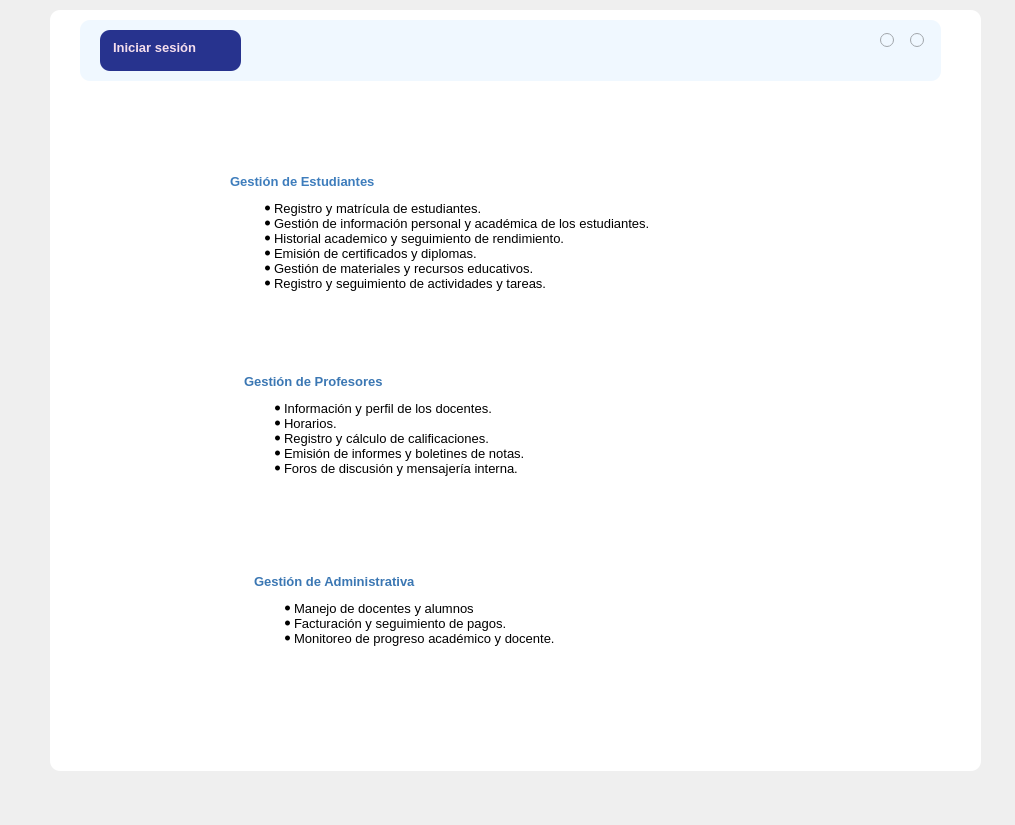
<?xml version="1.0" encoding="UTF-8"?>
<ui version="4.0">
 <class>MainWindow</class>
 <widget class="QMainWindow" name="MainWindow">
  <property name="geometry">
   <rect>
    <x>0</x>
    <y>0</y>
    <width>1015</width>
    <height>825</height>
   </rect>
  </property>
  <property name="windowTitle">
   <string>Servicios</string>
  </property>
  <widget class="QWidget" name="centralwidget">
   <widget class="QFrame" name="frame">
    <property name="geometry">
     <rect>
      <x>50</x>
      <y>10</y>
      <width>931</width>
      <height>761</height>
     </rect>
    </property>
    <property name="styleSheet">
     <string notr="true">background-color: white;
border-radius: 10px;
</string>
    </property>
    <property name="frameShape">
     <enum>QFrame::StyledPanel</enum>
    </property>
    <property name="frameShadow">
     <enum>QFrame::Raised</enum>
    </property>
    <widget class="QFrame" name="frame_2">
     <property name="geometry">
      <rect>
       <x>30</x>
       <y>10</y>
       <width>861</width>
       <height>61</height>
      </rect>
     </property>
     <property name="styleSheet">
      <string notr="true">background-color: #F0F8FF;
border-radius: 10px;

</string>
     </property>
     <property name="frameShape">
      <enum>QFrame::StyledPanel</enum>
     </property>
     <property name="frameShadow">
      <enum>QFrame::Raised</enum>
     </property>
     <widget class="QCommandLinkButton" name="buttonBack">
      <property name="geometry">
       <rect>
        <x>20</x>
        <y>10</y>
        <width>141</width>
        <height>41</height>
       </rect>
      </property>
      <property name="font">
       <font>
        <family>Segoe UI</family>
        <pointsize>10</pointsize>
       </font>
      </property>
      <property name="cursor">
       <cursorShape>PointingHandCursor</cursorShape>
      </property>
      <property name="toolTip">
       <string>Regresar al login</string>
      </property>
      <property name="styleSheet">
       <string notr="true">QPushButton {
                background-color: #27338e;
                border-radius: 10px;
                color: #f5deed;
                padding-left: 20px;
            }
            QPushButton:hover {
                background-color: #3949ab; /* Cambia el color al pasar el mouse */
            }</string>
      </property>
      <property name="text">
       <string>Iniciar sesión</string>
      </property>
      <property name="iconSize">
       <size>
        <width>0</width>
        <height>0</height>
       </size>
      </property>
     </widget>
     <widget class="QRadioButton" name="buttonExit">
      <property name="geometry">
       <rect>
        <x>830</x>
        <y>10</y>
        <width>16</width>
        <height>21</height>
       </rect>
      </property>
      <property name="cursor">
       <cursorShape>PointingHandCursor</cursorShape>
      </property>
      <property name="toolTip">
       <string>Salir</string>
      </property>
      <property name="text">
       <string/>
      </property>
      <property name="checked">
       <bool>false</bool>
      </property>
     </widget>
     <widget class="QRadioButton" name="buttonMinimize">
      <property name="geometry">
       <rect>
        <x>800</x>
        <y>10</y>
        <width>16</width>
        <height>21</height>
       </rect>
      </property>
      <property name="cursor">
       <cursorShape>PointingHandCursor</cursorShape>
      </property>
      <property name="focusPolicy">
       <enum>Qt::NoFocus</enum>
      </property>
      <property name="toolTip">
       <string>Minimizar</string>
      </property>
      <property name="text">
       <string/>
      </property>
      <property name="checkable">
       <bool>true</bool>
      </property>
      <property name="checked">
       <bool>false</bool>
      </property>
      <property name="autoExclusive">
       <bool>false</bool>
      </property>
     </widget>
    </widget>
    <widget class="QLabel" name="label">
     <property name="geometry">
      <rect>
       <x>630</x>
       <y>80</y>
       <width>241</width>
       <height>111</height>
      </rect>
     </property>
     <property name="text">
      <string/>
     </property>
     <property name="pixmap">
      <pixmap>D:/Users/MAL19/Downloads/sca in.jpg</pixmap>
     </property>
     <property name="scaledContents">
      <bool>true</bool>
     </property>
    </widget>
    <widget class="QLabel" name="label_2">
     <property name="geometry">
      <rect>
       <x>60</x>
       <y>570</y>
       <width>101</width>
       <height>81</height>
      </rect>
     </property>
     <property name="text">
      <string/>
     </property>
     <property name="pixmap">
      <pixmap>D:/Users/MAL19/Downloads/administrador.png</pixmap>
     </property>
     <property name="scaledContents">
      <bool>true</bool>
     </property>
    </widget>
    <widget class="QLabel" name="label_3">
     <property name="geometry">
      <rect>
       <x>50</x>
       <y>370</y>
       <width>101</width>
       <height>81</height>
      </rect>
     </property>
     <property name="text">
      <string/>
     </property>
     <property name="pixmap">
      <pixmap>D:/Users/MAL19/Downloads/tutor.png</pixmap>
     </property>
     <property name="scaledContents">
      <bool>true</bool>
     </property>
    </widget>
    <widget class="QLabel" name="label_4">
     <property name="geometry">
      <rect>
       <x>40</x>
       <y>170</y>
       <width>101</width>
       <height>81</height>
      </rect>
     </property>
     <property name="text">
      <string/>
     </property>
     <property name="pixmap">
      <pixmap>D:/Users/MAL19/Downloads/alumno.png</pixmap>
     </property>
     <property name="scaledContents">
      <bool>true</bool>
     </property>
    </widget>
    <widget class="QTextBrowser" name="textBrowser">
     <property name="geometry">
      <rect>
       <x>140</x>
       <y>160</y>
       <width>621</width>
       <height>201</height>
      </rect>
     </property>
     <property name="html">
      <string>&lt;!DOCTYPE HTML PUBLIC &quot;-//W3C//DTD HTML 4.0//EN&quot; &quot;http://www.w3.org/TR/REC-html40/strict.dtd&quot;&gt;
&lt;html&gt;&lt;head&gt;&lt;meta name=&quot;qrichtext&quot; content=&quot;1&quot; /&gt;&lt;style type=&quot;text/css&quot;&gt;
p, li { white-space: pre-wrap; }
&lt;/style&gt;&lt;/head&gt;&lt;body style=&quot; font-family:'MS Shell Dlg 2'; font-size:7.8pt; font-weight:400; font-style:normal;&quot;&gt;
&lt;p align=&quot;justify&quot; style=&quot; margin-top:12px; margin-bottom:12px; margin-left:0px; margin-right:0px; -qt-block-indent:0; text-indent:0px;&quot;&gt;&lt;span style=&quot; font-size:10pt; font-weight:600; color:#3e7dbc;&quot;&gt;          Gestión de Estudiantes&lt;/span&gt;&lt;/p&gt;
&lt;ul style=&quot;margin-top: 0px; margin-bottom: 0px; margin-left: 0px; margin-right: 0px; -qt-list-indent: 2;&quot;&gt;&lt;li style=&quot; font-size:10pt;&quot; align=&quot;justify&quot; style=&quot; margin-top:0px; margin-bottom:0px; margin-left:0px; margin-right:0px; -qt-block-indent:0; text-indent:0px;&quot;&gt;Registro y matrícula de estudiantes.&lt;/li&gt;
&lt;li style=&quot; font-size:10pt;&quot; align=&quot;justify&quot; style=&quot; margin-top:0px; margin-bottom:0px; margin-left:0px; margin-right:0px; -qt-block-indent:0; text-indent:0px;&quot;&gt;Gestión de información personal y académica de los estudiantes.&lt;/li&gt;
&lt;li style=&quot; font-size:10pt;&quot; align=&quot;justify&quot; style=&quot; margin-top:0px; margin-bottom:0px; margin-left:0px; margin-right:0px; -qt-block-indent:0; text-indent:0px;&quot;&gt;Historial academico y seguimiento de rendimiento.&lt;/li&gt;
&lt;li style=&quot; font-size:10pt;&quot; align=&quot;justify&quot; style=&quot; margin-top:0px; margin-bottom:0px; margin-left:0px; margin-right:0px; -qt-block-indent:0; text-indent:0px;&quot;&gt;Emisión de certificados y diplomas.&lt;/li&gt;
&lt;li style=&quot; font-size:10pt;&quot; align=&quot;justify&quot; style=&quot; margin-top:0px; margin-bottom:0px; margin-left:0px; margin-right:0px; -qt-block-indent:0; text-indent:0px;&quot;&gt;Gestión de materiales y recursos educativos.&lt;/li&gt;
&lt;li style=&quot; font-size:10pt;&quot; align=&quot;justify&quot; style=&quot; margin-top:0px; margin-bottom:0px; margin-left:0px; margin-right:0px; -qt-block-indent:0; text-indent:0px;&quot;&gt;Registro y seguimiento de actividades y tareas.&lt;/li&gt;&lt;/ul&gt;
&lt;p align=&quot;justify&quot; style=&quot; margin-top:0px; margin-bottom:12px; margin-left:0px; margin-right:0px; -qt-block-indent:0; text-indent:0px;&quot;&gt;&lt;span style=&quot; font-size:10pt;&quot;&gt;	&lt;/span&gt;&lt;/p&gt;&lt;/body&gt;&lt;/html&gt;</string>
     </property>
    </widget>
    <widget class="QTextBrowser" name="textBrowser_2">
     <property name="geometry">
      <rect>
       <x>150</x>
       <y>360</y>
       <width>431</width>
       <height>171</height>
      </rect>
     </property>
     <property name="html">
      <string>&lt;!DOCTYPE HTML PUBLIC &quot;-//W3C//DTD HTML 4.0//EN&quot; &quot;http://www.w3.org/TR/REC-html40/strict.dtd&quot;&gt;
&lt;html&gt;&lt;head&gt;&lt;meta name=&quot;qrichtext&quot; content=&quot;1&quot; /&gt;&lt;style type=&quot;text/css&quot;&gt;
p, li { white-space: pre-wrap; }
&lt;/style&gt;&lt;/head&gt;&lt;body style=&quot; font-family:'MS Shell Dlg 2'; font-size:7.8pt; font-weight:400; font-style:normal;&quot;&gt;
&lt;p align=&quot;justify&quot; style=&quot; margin-top:12px; margin-bottom:12px; margin-left:0px; margin-right:0px; -qt-block-indent:1; text-indent:0px;&quot;&gt;&lt;span style=&quot; font-size:10pt; font-weight:600; color:#3b77b3;&quot;&gt;Gestión de Profesores&lt;/span&gt;&lt;span style=&quot; font-size:10pt; color:#3b77b3;&quot;&gt; &lt;/span&gt;&lt;/p&gt;
&lt;ul style=&quot;margin-top: 0px; margin-bottom: 0px; margin-left: 0px; margin-right: 0px; -qt-list-indent: 2;&quot;&gt;&lt;li style=&quot; font-size:10pt;&quot; align=&quot;justify&quot; style=&quot; margin-top:0px; margin-bottom:0px; margin-left:0px; margin-right:0px; -qt-block-indent:0; text-indent:0px;&quot;&gt;Información y perfil de los docentes.&lt;/li&gt;
&lt;li style=&quot; font-size:10pt;&quot; align=&quot;justify&quot; style=&quot; margin-top:0px; margin-bottom:0px; margin-left:0px; margin-right:0px; -qt-block-indent:0; text-indent:0px;&quot;&gt;Horarios.&lt;/li&gt;
&lt;li style=&quot; font-size:10pt;&quot; align=&quot;justify&quot; style=&quot; margin-top:0px; margin-bottom:0px; margin-left:0px; margin-right:0px; -qt-block-indent:0; text-indent:0px;&quot;&gt;Registro y cálculo de calificaciones.&lt;/li&gt;
&lt;li style=&quot; font-size:10pt;&quot; align=&quot;justify&quot; style=&quot; margin-top:0px; margin-bottom:0px; margin-left:0px; margin-right:0px; -qt-block-indent:0; text-indent:0px;&quot;&gt;Emisión de informes y boletines de notas.&lt;/li&gt;
&lt;li style=&quot; font-size:10pt;&quot; align=&quot;justify&quot; style=&quot; margin-top:0px; margin-bottom:0px; margin-left:0px; margin-right:0px; -qt-block-indent:0; text-indent:0px;&quot;&gt;Foros de discusión y mensajería interna.&lt;/li&gt;&lt;/ul&gt;&lt;/body&gt;&lt;/html&gt;</string>
     </property>
    </widget>
    <widget class="QTextBrowser" name="textBrowser_3">
     <property name="geometry">
      <rect>
       <x>160</x>
       <y>560</y>
       <width>431</width>
       <height>171</height>
      </rect>
     </property>
     <property name="html">
      <string>&lt;!DOCTYPE HTML PUBLIC &quot;-//W3C//DTD HTML 4.0//EN&quot; &quot;http://www.w3.org/TR/REC-html40/strict.dtd&quot;&gt;
&lt;html&gt;&lt;head&gt;&lt;meta name=&quot;qrichtext&quot; content=&quot;1&quot; /&gt;&lt;style type=&quot;text/css&quot;&gt;
p, li { white-space: pre-wrap; }
&lt;/style&gt;&lt;/head&gt;&lt;body style=&quot; font-family:'MS Shell Dlg 2'; font-size:7.8pt; font-weight:400; font-style:normal;&quot;&gt;
&lt;p align=&quot;justify&quot; style=&quot; margin-top:12px; margin-bottom:12px; margin-left:0px; margin-right:0px; -qt-block-indent:1; text-indent:0px;&quot;&gt;&lt;span style=&quot; font-size:10pt; font-weight:600; color:#3b77b3;&quot;&gt;Gestión de Administrativa&lt;/span&gt;&lt;span style=&quot; font-size:10pt; color:#3b77b3;&quot;&gt; &lt;/span&gt;&lt;/p&gt;
&lt;ul style=&quot;margin-top: 0px; margin-bottom: 0px; margin-left: 0px; margin-right: 0px; -qt-list-indent: 2;&quot;&gt;&lt;li style=&quot; font-size:10pt;&quot; align=&quot;justify&quot; style=&quot; margin-top:0px; margin-bottom:0px; margin-left:0px; margin-right:0px; -qt-block-indent:0; text-indent:0px;&quot;&gt;Manejo de docentes y alumnos&lt;/li&gt;
&lt;li style=&quot; font-size:10pt;&quot; align=&quot;justify&quot; style=&quot; margin-top:0px; margin-bottom:0px; margin-left:0px; margin-right:0px; -qt-block-indent:0; text-indent:0px;&quot;&gt;Facturación y seguimiento de pagos.&lt;/li&gt;
&lt;li style=&quot; font-size:10pt;&quot; align=&quot;justify&quot; style=&quot; margin-top:0px; margin-bottom:0px; margin-left:0px; margin-right:0px; -qt-block-indent:0; text-indent:0px;&quot;&gt;Monitoreo de progreso académico y docente.&lt;/li&gt;&lt;/ul&gt;
&lt;p align=&quot;justify&quot; style=&quot;-qt-paragraph-type:empty; margin-top:0px; margin-bottom:0px; margin-left:0px; margin-right:0px; -qt-block-indent:2; text-indent:0px; font-size:10pt;&quot;&gt;&lt;br /&gt;&lt;/p&gt;
&lt;p align=&quot;justify&quot; style=&quot;-qt-paragraph-type:empty; margin-top:0px; margin-bottom:0px; margin-left:0px; margin-right:0px; -qt-block-indent:2; text-indent:0px; font-size:10pt;&quot;&gt;&lt;br /&gt;&lt;/p&gt;&lt;/body&gt;&lt;/html&gt;</string>
     </property>
    </widget>
    <zorder>textBrowser</zorder>
    <zorder>frame_2</zorder>
    <zorder>label</zorder>
    <zorder>label_2</zorder>
    <zorder>label_3</zorder>
    <zorder>label_4</zorder>
    <zorder>textBrowser_2</zorder>
    <zorder>textBrowser_3</zorder>
   </widget>
  </widget>
 </widget>
 <resources/>
 <connections/>
</ui>
